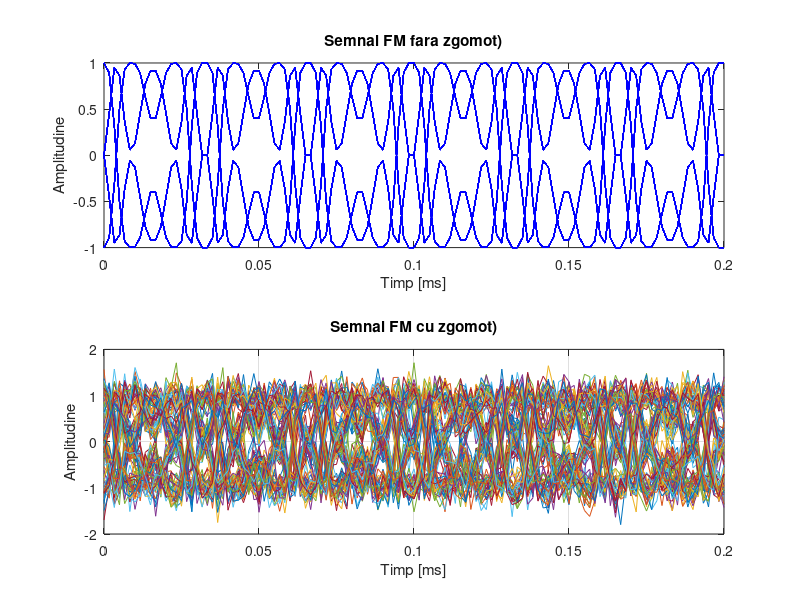

Write MATLAB code to recreate this figure. (Note: this script raises an error after producing the figure.)
fs=600; 
fc=150;  
t=(0:1/fs:0.2)';
x=sin(2*pi*30*t)+2*sin(2*pi*60*t);
fDev=30;
y=fmmod(x,fc,fs,fDev);
SNR=10;

s_fm_zg= awgn(y, SNR, 'measured');
subplot(2,1,1)
plot(t,y,'b-')
xlabel('Timp [ms]')
ylabel('Amplitudine')
title(['Semnal FM fara zgomot)']);

subplot(2,1,2);
plot(t, s_fm_zg); grid on;
xlabel('Timp [ms]'); ylabel('Amplitudine');
title(['Semnal FM cu zgomot)']);

x_demodulat=fmdemod(s_fm_zg, fc, fs, fDev);
x_demodulat=x_demodulat - mean(x_demodulat);
x_demodulat=x_demodulat * (max(x) / max(x_demodulat));


P_semnal=mean(x.^2);
factor_scalare=std(x_demodulat) / std(x);
x_demodulat_scalat =x_demodulat / factor_scalare;
zg_ramas=x_demodulat_scalat - x;
P_zg = mean(zg_ramas.^2);
SNR_out = 10 * log10(P_semnal / P_zg);
fprintf('SNR-ul semnalului demodulat la iesire: %.2f dB\n', SNR_out);



figure;
subplot(3,1,1);
plot(t, x, 'k-');
title('Semnal mesaj original');
xlabel('Timp (s)');
ylabel('Amplitudine');
grid on;

subplot(3,1,2);
plot(t, s_fm_zg, 'b-');
title('Semnal FM cu zgomot (SNR=5)');
xlabel('Timp (s)');
ylabel('Amplitudine');
grid on;

subplot(3,1,3);
plot(t, x_demodulat, 'r-');
hold on;
plot(t, x, 'k--');
title('Semnal demodulat vs. Semnal original');
xlabel('Timp (s)');
ylabel('Amplitudine');
legend('Semnal Demodulat', 'Semnal Original');
grid on;